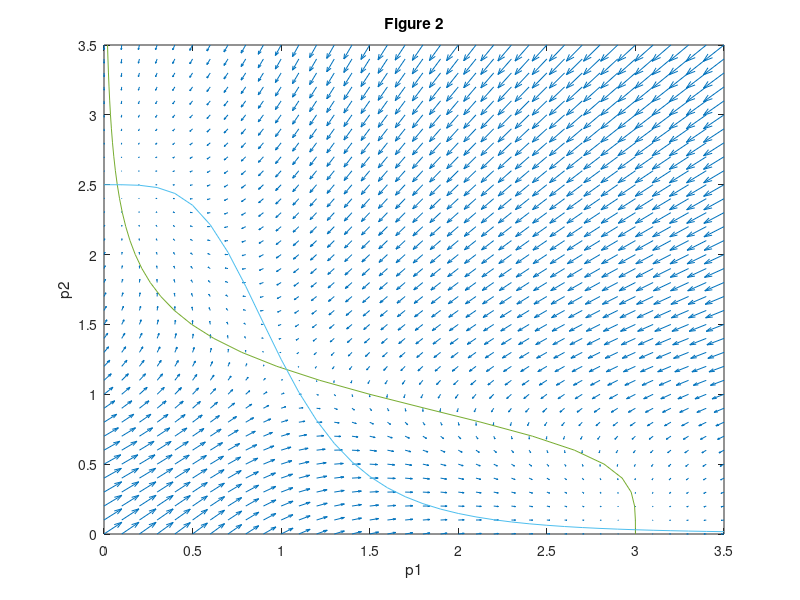
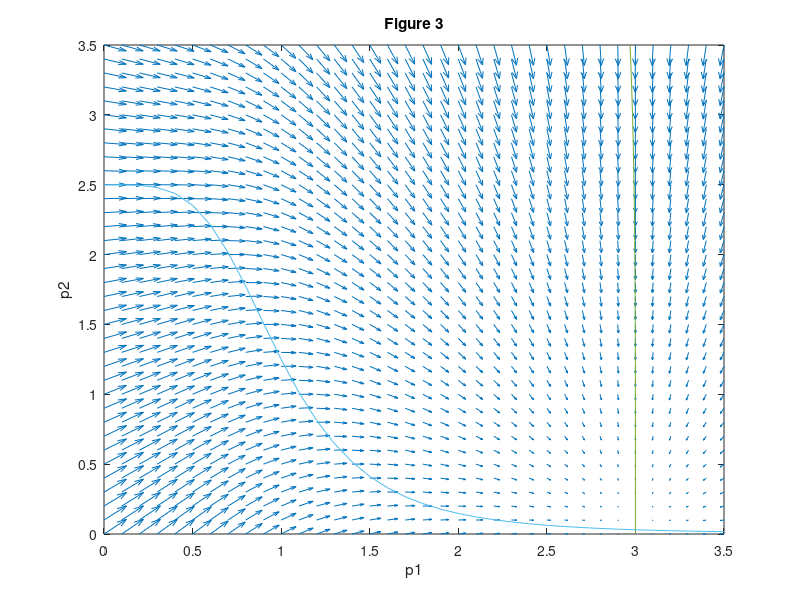

The MATLAB source for these figures, in order:
% i1 = i2 = 0
clear
fig2 = figure(2);
a1 = 3;
a2 = 2.5;
b = 4;
g = 4;
i1 = 0;
i2 = 0;
p1ticks = 0:0.1:3.5;
p2ticks = 0:0.1:3.5;
[p1, p2] = meshgrid(p1ticks, p2ticks);
dp1_dt = (a1 ./ (1+ ((p2./(1+i2)).^b))) - p1;
dp2_dt = (a2 ./ (1+ ((p1./(1+i1)).^g))) - p2;
quiver(p1, p2, dp1_dt, dp2_dt, 1.2)
xlabel('p1')
ylabel('p2')
title('Figure 2')
xlim([0 3.5])
ylim([0 3.5])
hold on
% null clines
p2_scale = 0:0.1:3.5;
p1_nc = a1 ./ (1+ ((p2_scale./(1+i2)).^b));
plot(p1_nc, p2_scale)

p1_scale = 0:0.1:3.5;
p2_nc = a2 ./ (1+ ((p1_scale./(1+i1)).^g));
plot(p1_scale, p2_nc)
hold off

% i1 = 0, i2 = 10
clear
fig3 = figure(3);
a1 = 3;
a2 = 2.5;
b = 4;
g = 4;
i1 = 0;
i2 = 10;
p1ticks = 0:0.1:3.5;
p2ticks = 0:0.1:3.5;
[p1, p2] = meshgrid(p1ticks, p2ticks);
dp1_dt = (a1 ./ (1+ ((p2./(1+i2)).^b))) - p1;
dp2_dt = (a2 ./ (1+ ((p1./(1+i1)).^g))) - p2;
quiver(p1, p2, dp1_dt, dp2_dt, 1.2)
xlabel('p1')
ylabel('p2')
title('Figure 3')
xlim([0 3.5])
ylim([0 3.5])
hold on
% null clines
p2_scale = 0:0.1:3.5;
p1_nc = a1 ./ (1+ ((p2_scale./(1+i2)).^b));
plot(p1_nc, p2_scale)

p1_scale = 0:0.1:3.5;
p2_nc = a2 ./ (1+ ((p1_scale./(1+i1)).^g));
plot(p1_scale, p2_nc)
hold off
